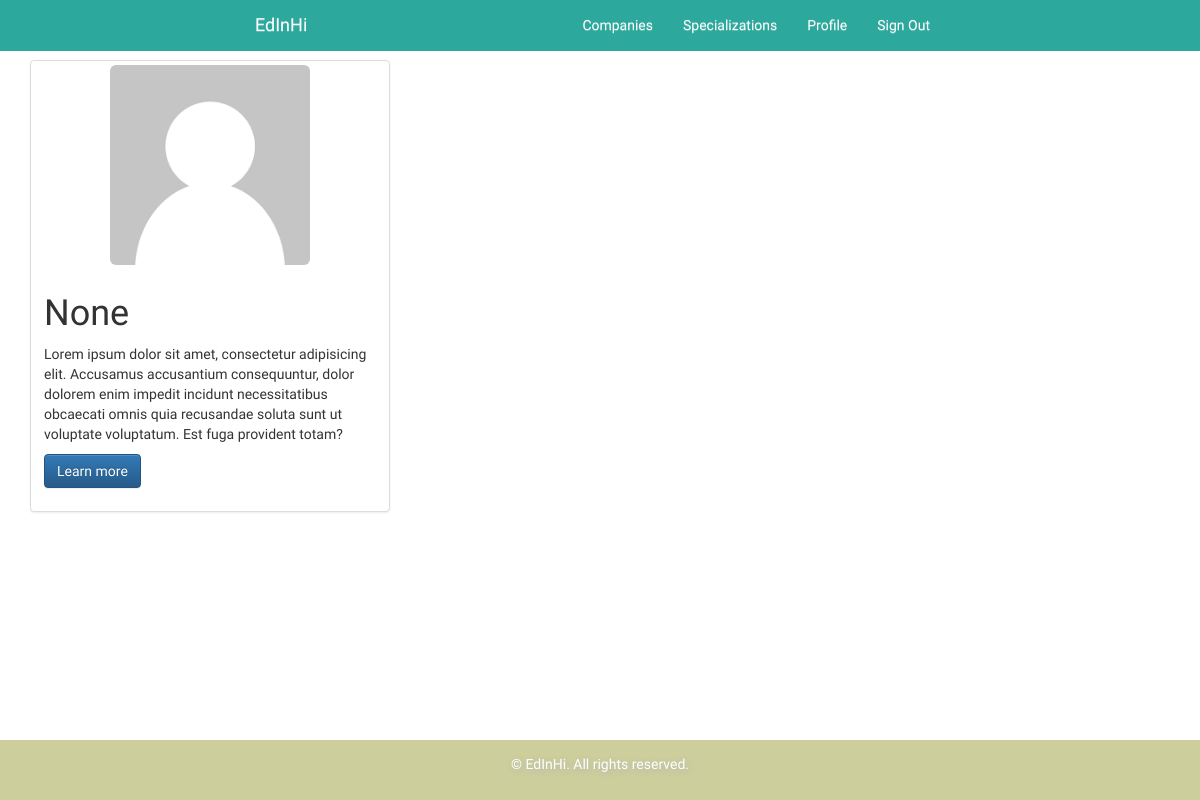
The page /companies/allcompanies (signed in) on the database as committed earlier.
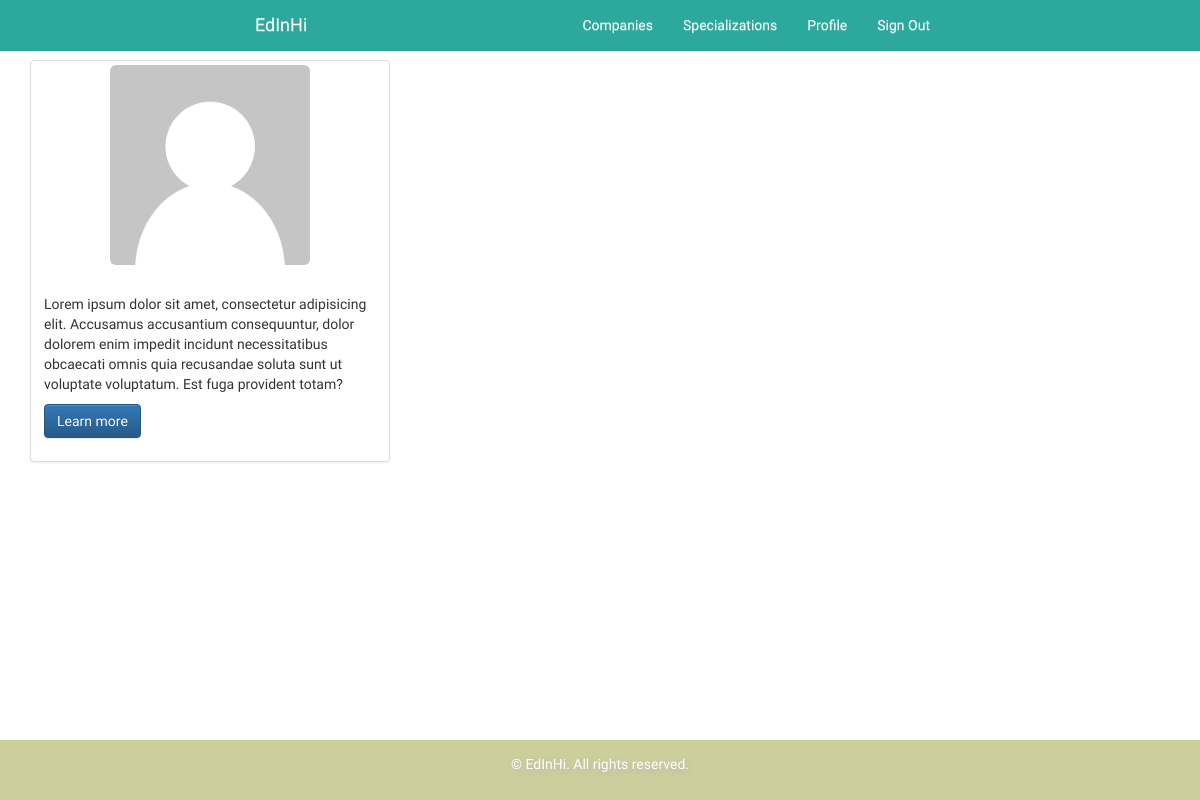
The same page on the database as committed later.
### main_app/models.py (models this page shows)
class AbstractUser(models.Model):
    user = models.OneToOneField(User, on_delete=models.CASCADE)
    is_company = models.BooleanField(default=False)
    phone = models.CharField(max_length=20, null=True, blank=True, default="")
    organization = models.CharField(max_length=100, null=True, blank=True, default="")
    hide_contact_info = models.BooleanField(default=True)
    send_email_about_new_work = models.BooleanField(default=True)
    worked_at = models.CharField(max_length=250, null=True, blank=True, default="")
    profile_image = models.ImageField(upload_to='Images/', blank=True, null=True)
    data_of_birth = models.DateField(null=True, blank=True)
    passed_skills = models.ManyToManyField(Skill, blank=True)
    wishlist = models.ManyToManyField(wishSpec, blank=True)
    country = models.CharField(max_length=20, null=True, blank=True, default="")
    city = models.CharField(max_length=20, null=True, blank=True, default="")
    name = models.CharField(max_length=100, null=True, blank=True)
    email = models.EmailField(null=True, blank=True)
    contact_phone = models.CharField(max_length=20, null=True, blank=True)
    description = models.TextField(null=True, blank=True)
    logo = models.ImageField(upload_to='Images/', blank=True, null=True)
    web_page = models.CharField(max_length=100, null=True, blank=True)
    vacancies = models.ManyToManyField(Vacancy, blank=True)
    def create_profile(sender, **kwargs):
        user = kwargs["instance"]
        if kwargs["created"]:
            up = AbstractUser(user=user)
            up.save()
    post_save.connect(create_profile, sender=User)

### companies_app/views.py (the view)
@login_required
def all_companies(request):
    allCompanies = AbstractUser.objects.filter(is_company=True)
    return render(request, "companies/all_companies.html", {'all_companies' : allCompanies})

### companies_app/templates/companies/all_companies.html (shortened to what this page needs)
{% extends "main_app/base.html" %}
{% block content %}
    <br><br><br>
    <div class="container">
        <div class="row">
            {% for company in all_companies %}
                <div class="col-md-4">
                    <div class="thumbnail">
                        {% if company.logo %}
                            <img class="img-rounded" src="{{ company.logo.url }}" alt="My Image"
                                 style="width: 200px;height: 200px;">
                        {% else %}
                            <img class="img-rounded" src="{{ "main_app/static/images/avatarTemp.png" }}" alt="My Image"
                                 style="width: 200px;height: 200px;">
                        {% endif %}
                        <div class="caption">
                            <h1>{{ company.name }}</h1>
                            <p>Lorem ipsum dolor sit amet, consectetur adipisicing elit. Accusamus accusantium
                                consequuntur,
                                dolor dolorem enim impedit incidunt necessitatibus obcaecati omnis quia recusandae
                                soluta sunt ut
                                voluptate voluptatum. Est fuga provident totam?</p>
                            <p><a href="{% url "detail_company" company.id %}" role="button"
                                  class="btn btn-primary">Learn more</a></p>
                        </div>
                    </div>
                </div>
            {% endfor %}
        </div>
    </div>
{% endblock %}

Rows that differ between the two databases and show on the page:
changed AbstractUser: name "None" → (not shown)
